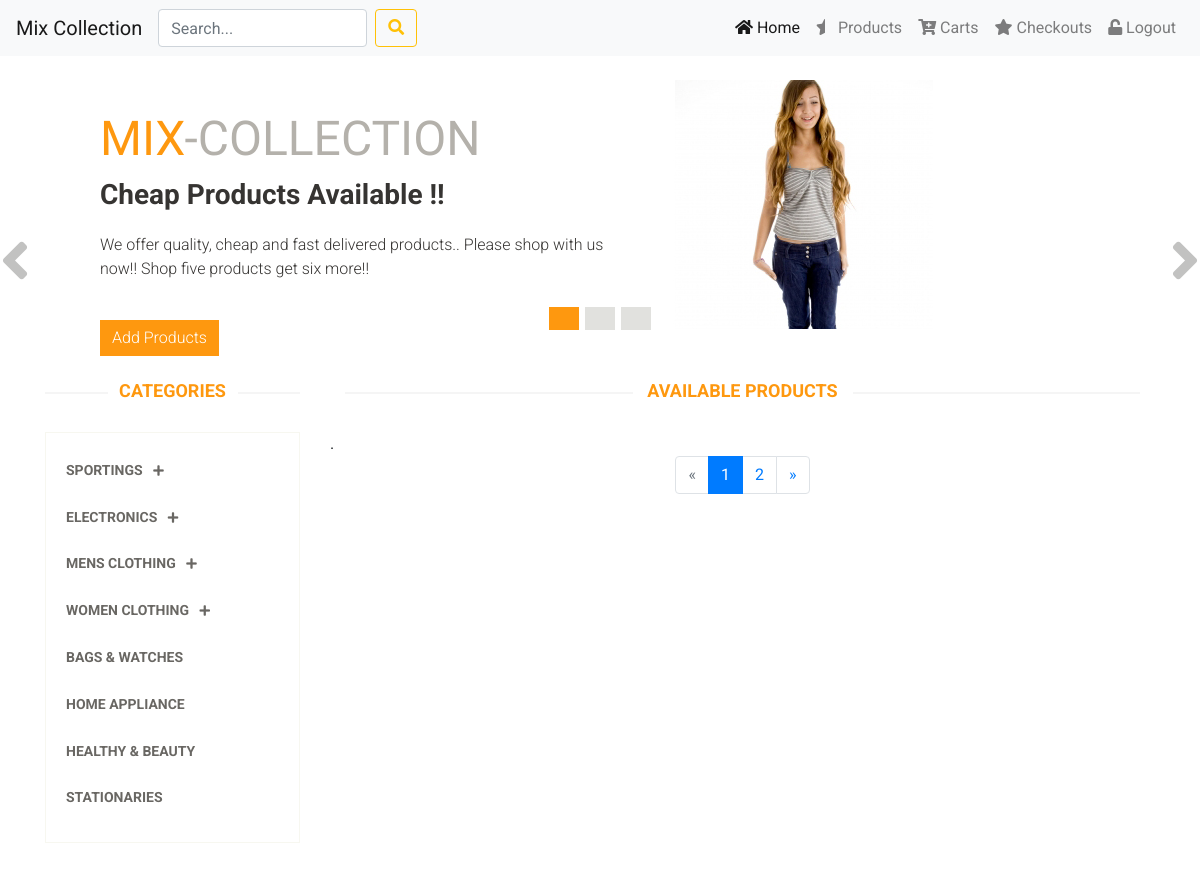
The page /userloged.php on the database as committed earlier.
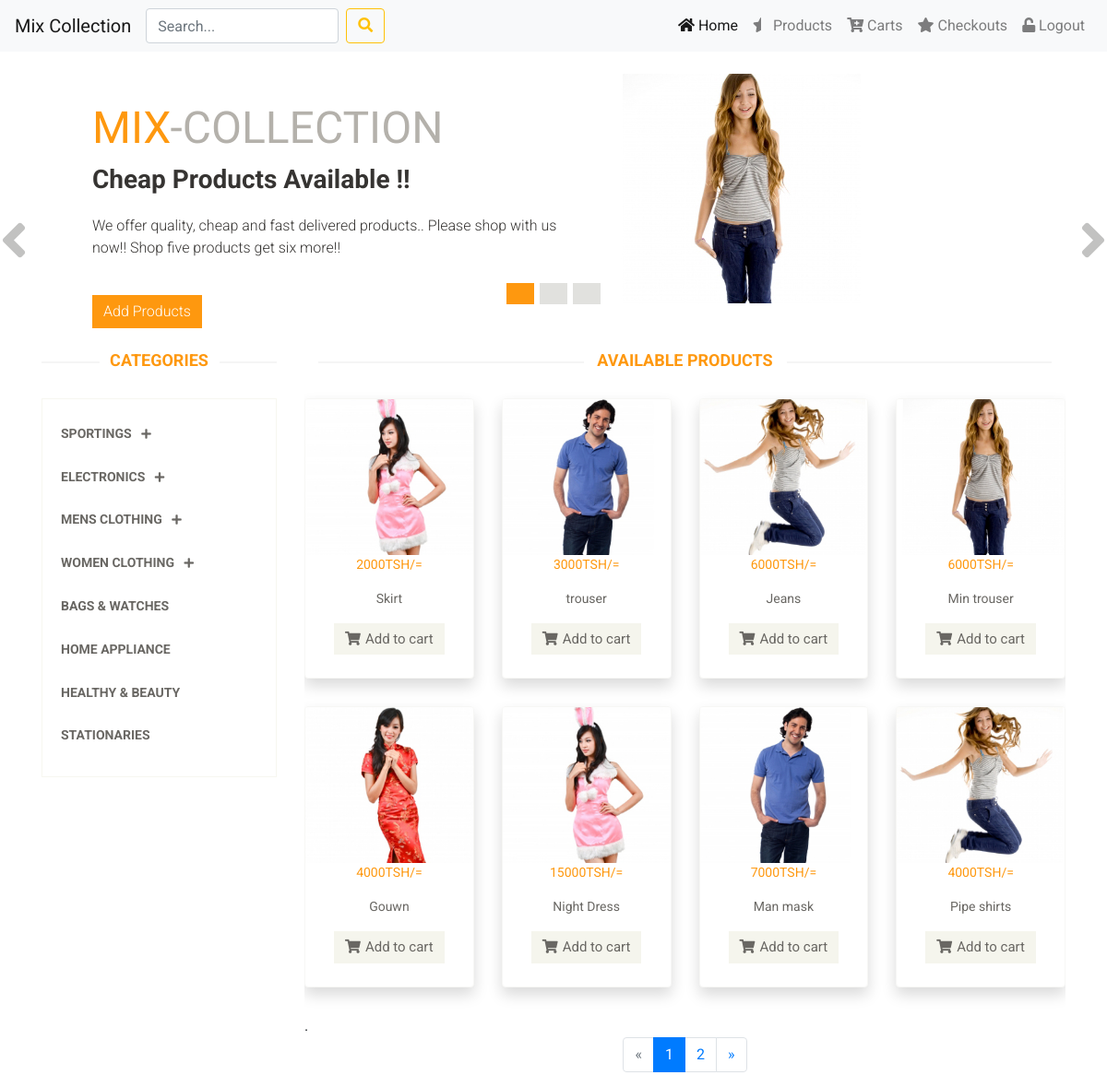
The same page on the database as committed later.
### tables this page shows
CREATE TABLE `products` (
  `id` int(11) NOT NULL,
  `productname` varchar(100) NOT NULL,
  `quantity` int(11) NOT NULL,
  `available` int(11) NOT NULL,
  `cost` int(11) NOT NULL,
  `cartegory` varchar(50) NOT NULL,
  `photo` varchar(100) NOT NULL
);

### userloged.php (the view, shortened to what the changed rows need)
<!DOCTYPE html>
<html lang="en">
<head>
    <link rel="stylesheet" href="css/bootstrap.css">
    <link rel="stylesheet" href="css/bootstrap.min.css">
    <link rel="stylesheet" href="css/main.css">
    <link rel="stylesheet" href="css/responsive.css">
    <link rel="stylesheet" href="css/animate.css">
    <link rel="stylesheet" href="css/all.css">
    <link rel="stylesheet" href="css/pages.css">
</head>
<body>
    <?php include "nav2.php" ?>
    <div class="section">
        <div id="slider-carousel" class="carousel slide" data-ride="carousel">
            <div class="carousel-inner" role="listbox">
                <div class="carousel-item active">
                    <div class="item active row">
                        <div class="col-sm-6">
                            <h1><span>MIX</span>-COLLECTION</h1>
                            <h2>Cheap Products Available !!</h2>
                        </div>
                    </div>
                </div>
            </div>
        </div>
    </div> <br>
    <div class="section">
        <div class="container">
            <div class="row">
                <div class="col-sm-3">
                    <div class="left-sidebar">
                        <h2>Categories</h2>
                    </div>
                </div>
                <div class="col-sm-9">
                    <div class="features_items">
                        <h2 class="title text-center">Available Products</h2>
                        <div class="row">
                           <?php
                                include "connection.php";
                                $sql = "SELECT * FROM products";
                                $check = mysqli_query($conn, $sql);
                                while($row = mysqli_fetch_assoc($check)){
                            ?>
                             <div class="col-sm-3">
                                <a href="editProduct.php?id=<?php echo $row['id']; ?>">
                                    <div class="product-image-wrapper card shadow">
                                        <div class="single-products">
                                            <div class="productinfo text-center">
                                                <img src="<?php echo $row['photo']; ?>" alt="" />
                                                <p style="color: #FE980F"><?php echo $row['cost']; ?>TSH/=</p>
                                                <p><?php echo $row['productname']; ?></p>
                                                <a href="editProduct.php?id=<?php echo $row['id']; ?>" class="btn btn-default add-to-cart"><i class="fa fa-shopping-cart"></i>Add to cart</a>
                                            </div>
                                    </div>
                                </a>
                                </div>
                            </div>
                            <?php } ?>
                        </div>
				    </div>
                </div>
            </div>
        </div>
    </div>
</body>
</html>

Rows that differ between the two databases and show on the page:
added products: photo (picture), cost "2000", productname "Skirt"
added products: photo (picture), cost "3000", productname "trouser"
added products: photo (picture), cost "6000", productname "Jeans"
added products: photo (picture), cost "6000", productname "Min trouser"
added products: photo (picture), cost "4000", productname "Gouwn"
added products: photo (picture), cost "15000", productname "Night Dress"
added products: photo (picture), cost "7000", productname "Man mask"
added products: photo (picture), cost "4000", productname "Pipe shirts"
